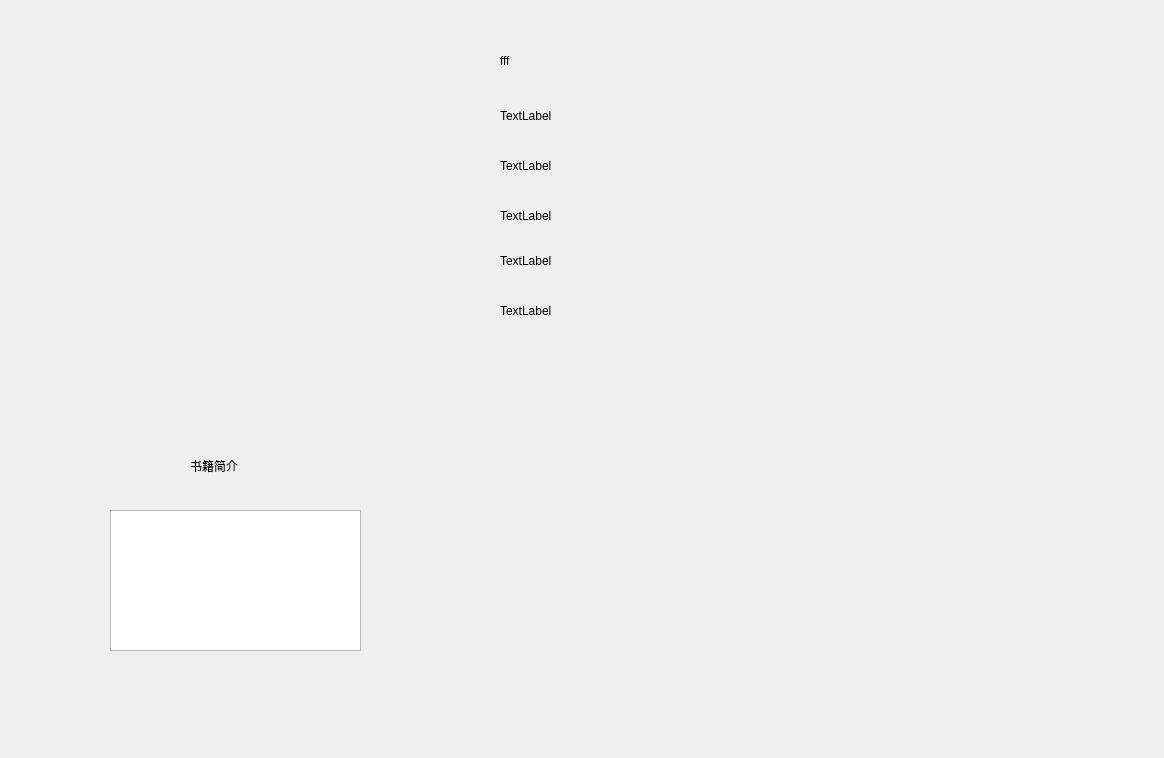
<?xml version="1.0" encoding="UTF-8"?>
<ui version="4.0">
 <class>BookInfo</class>
 <widget class="QDialog" name="BookInfo">
  <property name="geometry">
   <rect>
    <x>0</x>
    <y>0</y>
    <width>1164</width>
    <height>758</height>
   </rect>
  </property>
  <property name="windowTitle">
   <string>Dialog</string>
  </property>
  <property name="styleSheet">
   <string notr="true"/>
  </property>
  <widget class="QLabel" name="label">
   <property name="geometry">
    <rect>
     <x>500</x>
     <y>50</y>
     <width>221</width>
     <height>21</height>
    </rect>
   </property>
   <property name="styleSheet">
    <string notr="true">font: 10pt &quot;微软雅黑&quot;;</string>
   </property>
   <property name="text">
    <string>fff</string>
   </property>
  </widget>
  <widget class="QLabel" name="label_2">
   <property name="geometry">
    <rect>
     <x>500</x>
     <y>100</y>
     <width>221</width>
     <height>31</height>
    </rect>
   </property>
   <property name="styleSheet">
    <string notr="true">font: 10pt &quot;微软雅黑&quot;;</string>
   </property>
   <property name="text">
    <string>TextLabel</string>
   </property>
  </widget>
  <widget class="QLabel" name="label_3">
   <property name="geometry">
    <rect>
     <x>500</x>
     <y>200</y>
     <width>221</width>
     <height>31</height>
    </rect>
   </property>
   <property name="styleSheet">
    <string notr="true">font: 10pt &quot;微软雅黑&quot;;</string>
   </property>
   <property name="text">
    <string>TextLabel</string>
   </property>
  </widget>
  <widget class="QLabel" name="label_4">
   <property name="geometry">
    <rect>
     <x>500</x>
     <y>150</y>
     <width>251</width>
     <height>31</height>
    </rect>
   </property>
   <property name="styleSheet">
    <string notr="true">font: 10pt &quot;微软雅黑&quot;;</string>
   </property>
   <property name="text">
    <string>TextLabel</string>
   </property>
  </widget>
  <widget class="QLabel" name="label_5">
   <property name="geometry">
    <rect>
     <x>500</x>
     <y>250</y>
     <width>201</width>
     <height>21</height>
    </rect>
   </property>
   <property name="styleSheet">
    <string notr="true">font: 10pt &quot;微软雅黑&quot;;
</string>
   </property>
   <property name="text">
    <string>TextLabel</string>
   </property>
  </widget>
  <widget class="QLabel" name="label_6">
   <property name="geometry">
    <rect>
     <x>500</x>
     <y>300</y>
     <width>271</width>
     <height>21</height>
    </rect>
   </property>
   <property name="styleSheet">
    <string notr="true">font: 10pt &quot;微软雅黑&quot;;</string>
   </property>
   <property name="text">
    <string>TextLabel</string>
   </property>
  </widget>
  <widget class="QLabel" name="label_7">
   <property name="geometry">
    <rect>
     <x>80</x>
     <y>30</y>
     <width>301</width>
     <height>391</height>
    </rect>
   </property>
   <property name="text">
    <string/>
   </property>
  </widget>
  <widget class="QLabel" name="label_8">
   <property name="geometry">
    <rect>
     <x>190</x>
     <y>450</y>
     <width>101</width>
     <height>31</height>
    </rect>
   </property>
   <property name="styleSheet">
    <string notr="true">font: 75 12pt &quot;微软雅黑&quot;;</string>
   </property>
   <property name="text">
    <string>书籍简介</string>
   </property>
  </widget>
  <widget class="QTextEdit" name="textEdit">
   <property name="geometry">
    <rect>
     <x>110</x>
     <y>510</y>
     <width>251</width>
     <height>141</height>
    </rect>
   </property>
  </widget>
 </widget>
 <resources/>
 <connections/>
</ui>
